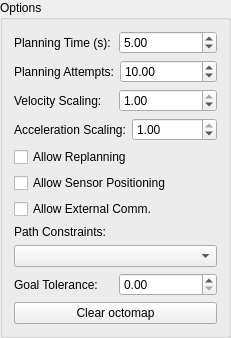
    <widget class="QGroupBox" name="groupBox_10">
     <property name="geometry">
      <rect>
       <x>500</x>
       <y>10</y>
       <width>231</width>
       <height>311</height>
      </rect>
     </property>
     <property name="title">
      <string>Options</string>
     </property>
     <layout class="QVBoxLayout" name="verticalLayout_10">
      <item>
       <layout class="QHBoxLayout" name="horizontalLayout_3">
        <item>
         <widget class="QLabel" name="label_9">
          <property name="text">
           <string>Planning Time (s):</string>
          </property>
         </widget>
        </item>
        <item>
         <widget class="QDoubleSpinBox" name="planning_time">
          <property name="sizePolicy">
           <sizepolicy hsizetype="Minimum" vsizetype="Fixed">
            <horstretch>0</horstretch>
            <verstretch>0</verstretch>
           </sizepolicy>
          </property>
          <property name="maximum">
           <double>300.000000000000000</double>
          </property>
          <property name="value">
           <double>5.000000000000000</double>
          </property>
         </widget>
        </item>
       </layout>
      </item>
      <item>
       <layout class="QHBoxLayout" name="horizontalLayout_15">
        <item>
         <widget class="QLabel" name="label_10">
          <property name="text">
           <string>Planning Attempts:</string>
          </property>
         </widget>
        </item>
        <item>
         <widget class="QDoubleSpinBox" name="planning_attempts">
          <property name="sizePolicy">
           <sizepolicy hsizetype="Minimum" vsizetype="Fixed">
            <horstretch>0</horstretch>
            <verstretch>0</verstretch>
           </sizepolicy>
          </property>
          <property name="maximum">
           <double>1000.000000000000000</double>
          </property>
          <property name="value">
           <double>10.000000000000000</double>
          </property>
         </widget>
        </item>
       </layout>
      </item>
      <item>
       <layout class="QHBoxLayout" name="horizontalLayout_10">
        <item>
         <widget class="QLabel" name="label_11">
          <property name="text">
           <string>Velocity Scaling:</string>
          </property>
         </widget>
        </item>
        <item>
         <widget class="QDoubleSpinBox" name="velocity_scaling_factor">
          <property name="maximum">
           <double>1.000000000000000</double>
          </property>
          <property name="singleStep">
           <double>0.010000000000000</double>
          </property>
          <property name="value">
           <double>1.000000000000000</double>
          </property>
         </widget>
        </item>
       </layout>
      </item>
      <item>
       <layout class="QHBoxLayout" name="horizontalLayout_20">
        <item>
         <widget class="QLabel" name="label_20">
          <property name="text">
           <string>Acceleration Scaling:</string>
          </property>
         </widget>
        </item>
        <item>
         <widget class="QDoubleSpinBox" name="acceleration_scaling_factor">
          <property name="maximum">
           <double>1.000000000000000</double>
          </property>
          <property name="singleStep">
           <double>0.010000000000000</double>
          </property>
          <property name="value">
           <double>1.000000000000000</double>
          </property>
         </widget>
        </item>
       </layout>
      </item>
      <item>
       <widget class="QCheckBox" name="allow_replanning">
        <property name="text">
         <string>Allow Replanning</string>
        </property>
        <property name="checked">
         <bool>false</bool>
        </property>
       </widget>
      </item>
      <item>
       <widget class="QCheckBox" name="allow_looking">
        <property name="text">
         <string>Allow Sensor Positioning</string>
        </property>
        <property name="checked">
         <bool>false</bool>
        </property>
       </widget>
      </item>
      <item>
       <widget class="QCheckBox" name="allow_external_program">
        <property name="text">
         <string>Allow External Comm.</string>
        </property>
        <property name="checked">
         <bool>false</bool>
        </property>
       </widget>
      </item>
      <item>
       <widget class="QLabel" name="label_5">
        <property name="text">
         <string>Path Constraints:</string>
        </property>
       </widget>
      </item>
      <item>
       <widget class="QComboBox" name="path_constraints_combo_box"/>
      </item>
      <item>
       <layout class="QHBoxLayout" name="horizontalLayout_11">
        <item>
         <widget class="QLabel" name="label_6">
          <property name="text">
           <string>Goal Tolerance:</string>
          </property>
         </widget>
        </item>
        <item>
         <widget class="QDoubleSpinBox" name="goal_tolerance"/>
        </item>
       </layout>
      </item>
      <item>
       <widget class="QPushButton" name="clear_octomap_button">
        <property name="text">
         <string>Clear octomap</string>
        </property>
       </widget>
      </item>
      <item>
       <spacer name="verticalSpacer_2">
        <property name="orientation">
         <enum>Qt::Vertical</enum>
        </property>
        <property name="sizeHint" stdset="0">
         <size>
          <width>20</width>
          <height>40</height>
         </size>
        </property>
       </spacer>
      </item>
     </layout>
    </widget>
